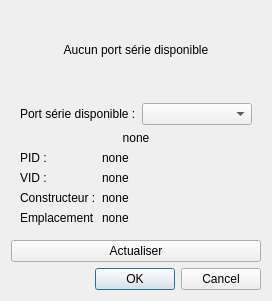
<?xml version="1.0" encoding="UTF-8"?>
<ui version="4.0">
 <class>SerialSetupDialog</class>
 <widget class="QDialog" name="SerialSetupDialog">
  <property name="geometry">
   <rect>
    <x>0</x>
    <y>0</y>
    <width>272</width>
    <height>301</height>
   </rect>
  </property>
  <property name="windowTitle">
   <string>Configuration</string>
  </property>
  <layout class="QVBoxLayout" name="verticalLayout_2">
   <item>
    <widget class="QLabel" name="labelNoPort">
     <property name="text">
      <string>Aucun port série disponible</string>
     </property>
     <property name="alignment">
      <set>Qt::AlignCenter</set>
     </property>
    </widget>
   </item>
   <item>
    <widget class="QWidget" name="widgetPortAvailable" native="true">
     <layout class="QVBoxLayout" name="verticalLayout">
      <item>
       <layout class="QHBoxLayout" name="horizontalLayout">
        <item>
         <widget class="QLabel" name="label">
          <property name="text">
           <string>Port série disponible :</string>
          </property>
         </widget>
        </item>
        <item>
         <widget class="QComboBox" name="comboSerialAvailable"/>
        </item>
       </layout>
      </item>
      <item>
       <widget class="QLabel" name="labelDescription">
        <property name="text">
         <string>none</string>
        </property>
        <property name="alignment">
         <set>Qt::AlignCenter</set>
        </property>
       </widget>
      </item>
      <item>
       <layout class="QFormLayout" name="formLayout">
        <item row="0" column="0">
         <widget class="QLabel" name="label_2">
          <property name="text">
           <string>PID :</string>
          </property>
         </widget>
        </item>
        <item row="0" column="1">
         <widget class="QLabel" name="labelPid">
          <property name="text">
           <string>none</string>
          </property>
         </widget>
        </item>
        <item row="1" column="0">
         <widget class="QLabel" name="label_3">
          <property name="text">
           <string>VID :</string>
          </property>
         </widget>
        </item>
        <item row="1" column="1">
         <widget class="QLabel" name="labelVid">
          <property name="text">
           <string>none</string>
          </property>
         </widget>
        </item>
        <item row="2" column="0">
         <widget class="QLabel" name="label_5">
          <property name="text">
           <string>Constructeur :</string>
          </property>
         </widget>
        </item>
        <item row="2" column="1">
         <widget class="QLabel" name="labelManufacturer">
          <property name="text">
           <string>none</string>
          </property>
         </widget>
        </item>
        <item row="3" column="0">
         <widget class="QLabel" name="label_4">
          <property name="text">
           <string>Emplacement</string>
          </property>
         </widget>
        </item>
        <item row="3" column="1">
         <widget class="QLabel" name="labelLocation">
          <property name="text">
           <string>none</string>
          </property>
         </widget>
        </item>
       </layout>
      </item>
     </layout>
    </widget>
   </item>
   <item>
    <widget class="QPushButton" name="buttonRefresh">
     <property name="text">
      <string>Actualiser</string>
     </property>
    </widget>
   </item>
   <item>
    <widget class="QDialogButtonBox" name="buttonBox">
     <property name="orientation">
      <enum>Qt::Horizontal</enum>
     </property>
     <property name="standardButtons">
      <set>QDialogButtonBox::Cancel|QDialogButtonBox::Ok</set>
     </property>
    </widget>
   </item>
  </layout>
 </widget>
 <resources/>
 <connections>
  <connection>
   <sender>buttonBox</sender>
   <signal>accepted()</signal>
   <receiver>SerialSetupDialog</receiver>
   <slot>accept()</slot>
   <hints>
    <hint type="sourcelabel">
     <x>248</x>
     <y>254</y>
    </hint>
    <hint type="destinationlabel">
     <x>157</x>
     <y>274</y>
    </hint>
   </hints>
  </connection>
  <connection>
   <sender>buttonBox</sender>
   <signal>rejected()</signal>
   <receiver>SerialSetupDialog</receiver>
   <slot>reject()</slot>
   <hints>
    <hint type="sourcelabel">
     <x>316</x>
     <y>260</y>
    </hint>
    <hint type="destinationlabel">
     <x>286</x>
     <y>274</y>
    </hint>
   </hints>
  </connection>
 </connections>
</ui>
